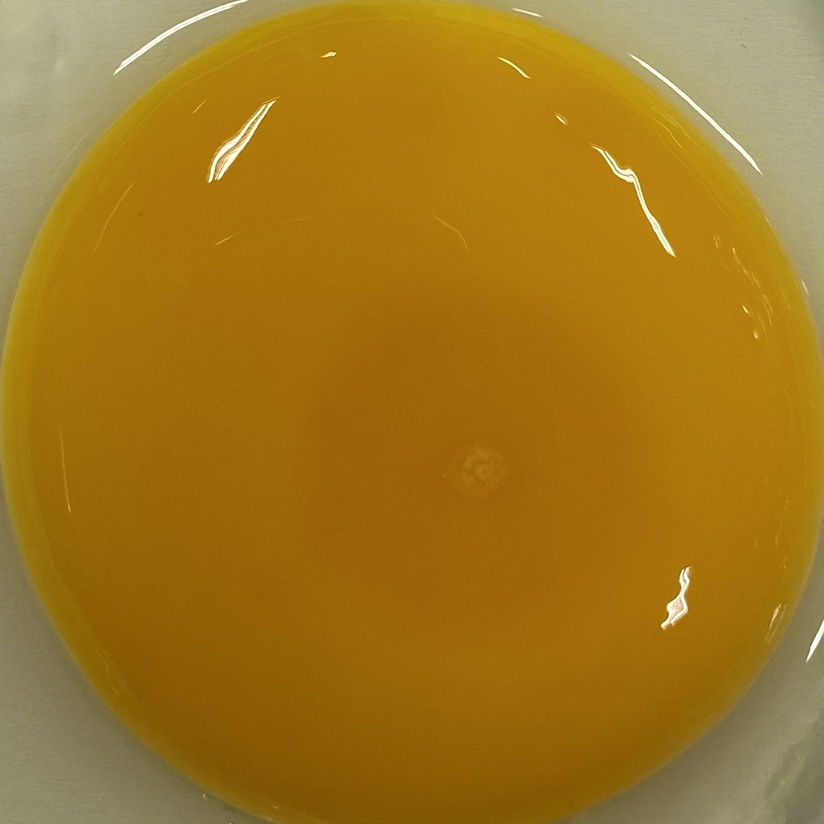
#> input picture model_dev/data/auto_cropped_dataset/class10/IMG_1365.jpg, 824 x 824 px, shrunk from 1595 x 1595 before the run
$ python -i batch_auto_crop.py   (imports and definitions only)
#> lines starting #> are read from the running program, lines starting #| are printed output that depends on the picture; after the words box and inside, x2 and y2 are one past the last pixel; in counts of white or black regions, pixels touching at a corner belong together
"""
Batch Auto-Cropping Script
Automatically detects and crops egg yolks from raw images across all 12 classes (class4..class15)
using HSV Color-based Segmentation + Bounding Box Centroid Square Crop.
Also exports normalized YOLO format bounding box txt files for future deep learning research.
"""

import os
import numpy as np
from PIL import Image
from skimage.color import rgb2hsv


def detect_and_crop_yolk(image_path, padding_ratio=0.05):
    """
    Detects yolk in an image using HSV Color Segmentation and crops a square region around it.
    Returns: (cropped_pil_image, yolo_bbox_tuple)
    yolo_bbox_tuple: (x_center_norm, y_center_norm, w_norm, h_norm)

    HSV thresholds are synced with color_service.py (OpenCV equivalent):
      - Hue: 20°–56°  (OpenCV: 10–28 in 0–180 scale → ×2 = 20°–56°)
      - Saturation: ≥ 0.314  (OpenCV: 80/255)
      - Value: 0.314–0.980  (OpenCV: 80/255–250/255)
    """
#> called with padding_ratio = 0.05
    img = Image.open(image_path).convert('RGB')
#> img is the input picture: PIL image 824x824 RGB; mean R, G, B 161.1, 119, 30.3
    arr = np.array(img)
    h_img, w_img = arr.shape[:2]
#> h_img = 824; w_img = 824

    # Convert RGB to HSV (skimage: H in [0,360], S/V in [0,1])
    hsv = rgb2hsv(arr / 255.0)
#> hsv: shape (824, 824, 3) float64; mean of channels 0, 1, 2 0.117, 0.812, 0.632
    h, s, v = hsv[:, :, 0] * 360.0, hsv[:, :, 1], hsv[:, :, 2]
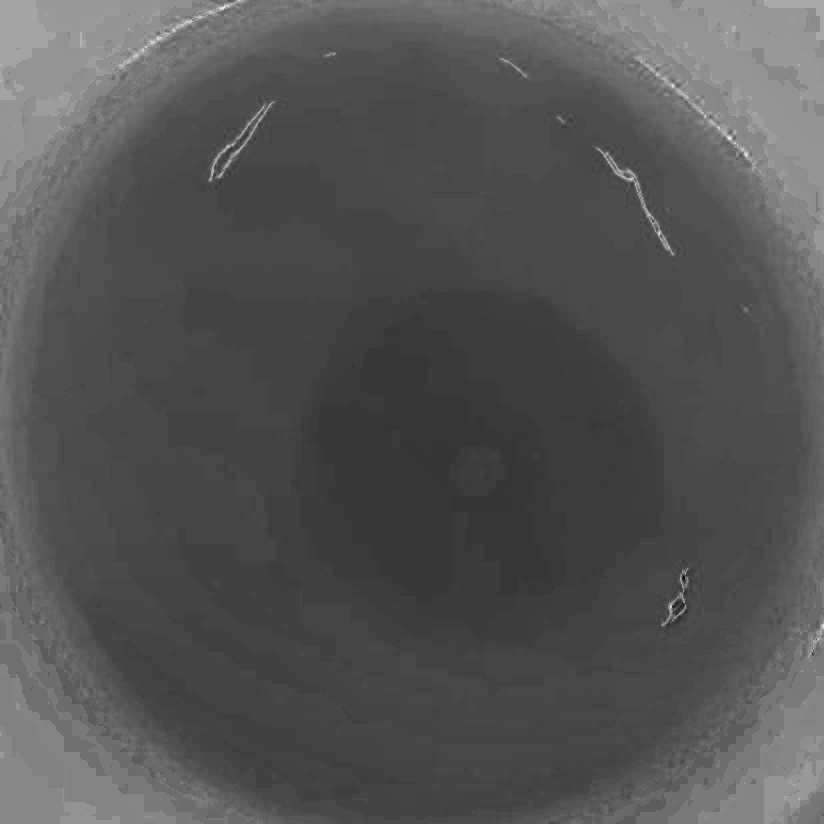
#> h: shape (824, 824) float64; min 26.25, max 74.12, mean 42; drawn with min black and max white
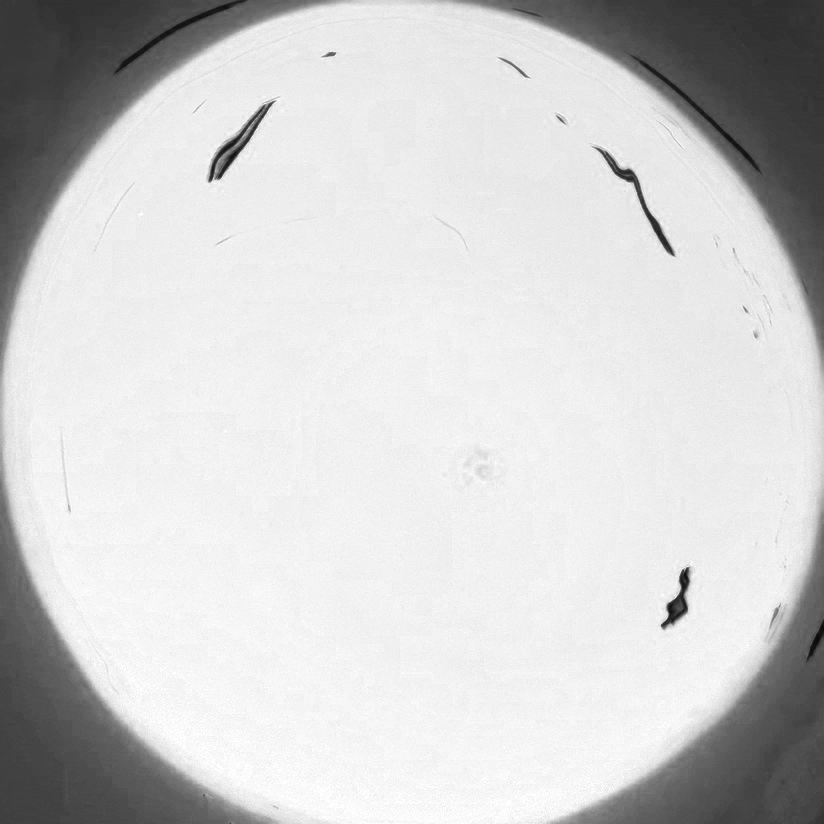
#> s: shape (824, 824) float64; min 0.032, max 1, mean 0.812
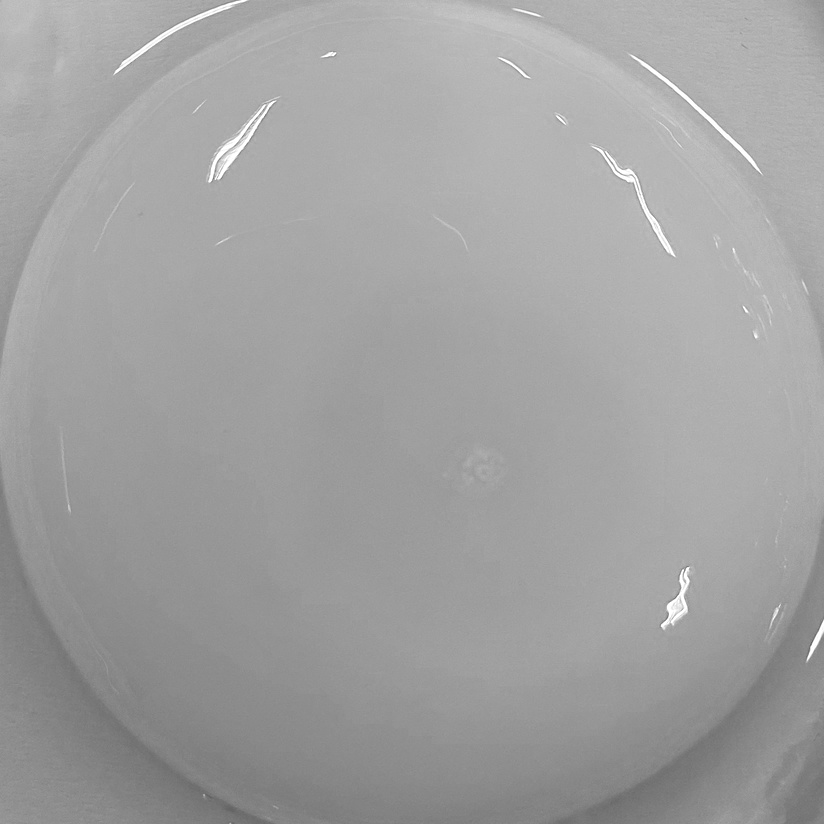
#> v: shape (824, 824) float64; min 0.373, max 1, mean 0.632

    # --- M-15 FIX: HSV thresholds synced with color_service.py (OpenCV) ---
    # OpenCV lower=[10,80,80] upper=[28,255,250] in 0-180/0-255/0-255 scale
    # Converted to skimage scale (H: ×2, S/V: ÷255):
    #   Hue: 20°–56°  |  Sat: 80/255≈0.314–1.0  |  Val: 80/255≈0.314–250/255≈0.980
    mask = (
        (h >= 20.0) & (h <= 56.0) &
        (s >= 0.314) &
        (v >= 0.314) & (v <= 0.980)
    )
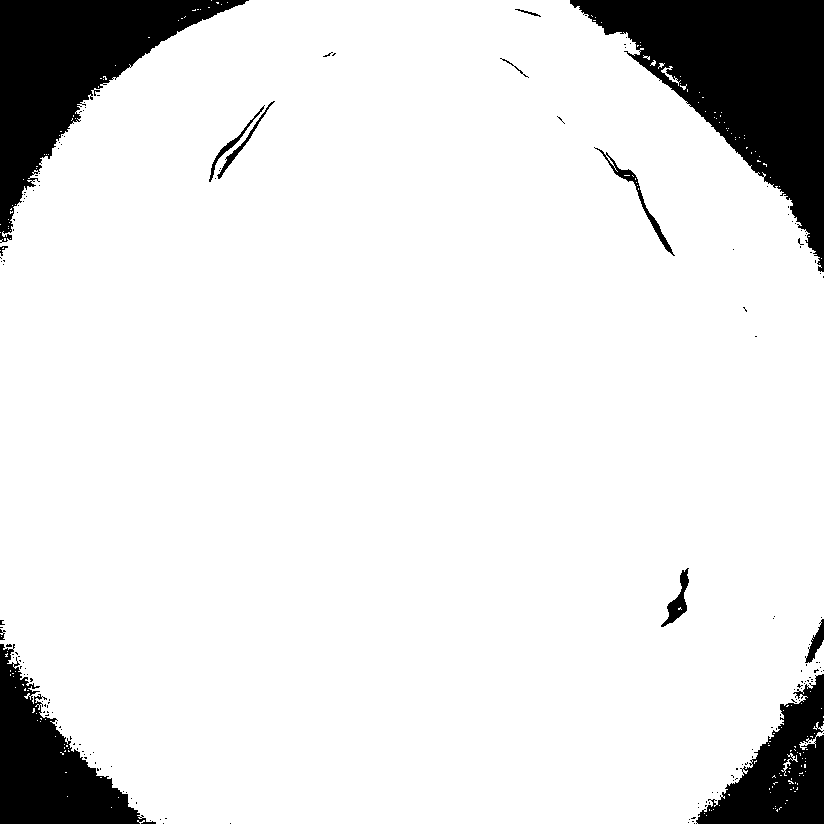
#> mask: shape (824, 824) bool; 88.9% white; 167 black regions (154 under 20 px)
    matched_count = np.sum(mask)
#> matched_count = 603903

    # If yolk pixels detected (> 1% of total image)
    if matched_count > (arr.shape[0] * arr.shape[1] * 0.01):
        # Isolate individual color blobs (Separates distractions from actual yolk)
        from skimage.measure import label, regionprops
        lbl = label(mask)
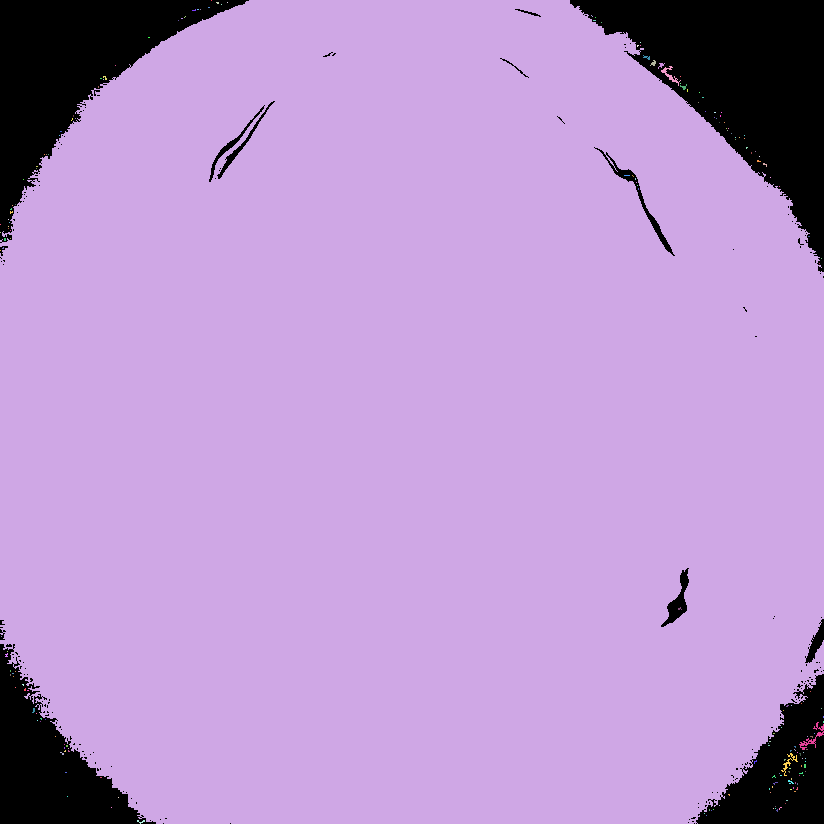
#> lbl: shape (824, 824) int32; 197 distinct labels, from 0 to 196; one colour per label, 0 black
        props = regionprops(lbl)
#> props = 196 regions; largest, box (x1, y1, x2, y2) and area: (0, 0, 824, 824) 603099, (799, 722, 824, 750) 148, (661, 66, 681, 86) 91, (781, 753, 798, 776) 81, (650, 60, 656, 66) 20

        if props:
            # Select the LARGEST blob (egg yolk is significantly larger than foreign objects)
            largest = max(props, key=lambda p: p.area)
            min_y, min_x, max_y, max_x = largest.bbox
#> min_y = 0; min_x = 0; max_y = 824; max_x = 824
            cy, cx = int(largest.centroid[0]), int(largest.centroid[1])
#> cy = 427; cx = 408

            bbox_w = max_x - min_x
#> bbox_w = 824
            bbox_h = max_y - min_y
#> bbox_h = 824

            # Normalized YOLO Bounding Box for the original image
            yolo_xc = (min_x + max_x) / 2.0 / w_img
#> yolo_xc = 0.5
            yolo_yc = (min_y + max_y) / 2.0 / h_img
#> yolo_yc = 0.5
            yolo_w = bbox_w / w_img
#> yolo_w = 1
            yolo_h = bbox_h / h_img
#> yolo_h = 1

            # Make square crop with padding, centered on the yolk centroid
            box_size = int(max(bbox_w, bbox_h) * (1.0 + padding_ratio))
#> box_size = 865
            half = box_size // 2
#> half = 432

            # --- M-14 FIX: Re-center crop after clamping to image bounds ---
            # Instead of shifting x1/y1 and losing center alignment,
            # clamp the center and derive x1/y1 from the clamped center.
            cx_clamped = int(np.clip(cx, half, w_img - half))
#> cx_clamped = 392
            cy_clamped = int(np.clip(cy, half, h_img - half))
#> cy_clamped = 392

            x1 = cx_clamped - half
#> x1 = -40
            y1 = cy_clamped - half
#> y1 = -40
            x2 = x1 + box_size
#> x2 = 825
            y2 = y1 + box_size
#> y2 = 825

            # Final safety clamp (handles edge case where box_size > image dimension)
            x1 = max(0, x1)
#> x1 = 0
            y1 = max(0, y1)
#> y1 = 0
            x2 = min(w_img, x2)
#> x2 = 824
            y2 = min(h_img, y2)
#> y2 = 824

            actual_size = min(x2 - x1, y2 - y1)
#> actual_size = 824
            cropped_img = img.crop((x1, y1, x1 + actual_size, y1 + actual_size))

            return cropped_img, (yolo_xc, yolo_yc, yolo_w, yolo_h)

        else:
            # --- C-3 FIX: regionprops is empty despite mask pixels > 1% ---
            # Fall back to center square crop instead of returning None
            # (returning None would crash the caller's tuple-unpack on line 107)
            print(f"    [WARN] regionprops empty for {image_path}, using center crop fallback.")
            min_dim = min(w_img, h_img)
            x1 = (w_img - min_dim) // 2
            y1 = (h_img - min_dim) // 2
            cropped_img = img.crop((x1, y1, x1 + min_dim, y1 + min_dim))
            return cropped_img, (0.5, 0.5, min_dim / w_img, min_dim / h_img)

    else:
        # Fallback to center square crop if color mask fails
        min_dim = min(w_img, h_img)
        x1 = (w_img - min_dim) // 2
        y1 = (h_img - min_dim) // 2
        cropped_img = img.crop((x1, y1, x1 + min_dim, y1 + min_dim))
        return cropped_img, (0.5, 0.5, min_dim / w_img, min_dim / h_img)


# [46 lines left out: function run_batch_auto_crop, not called in this run]


# [2 lines not run here, left out]

>>> result = detect_and_crop_yolk('data/auto_cropped_dataset/class10/IMG_1365.jpg')

$ run again, on model_dev/data/auto_cropped_dataset/class12/10.jpg
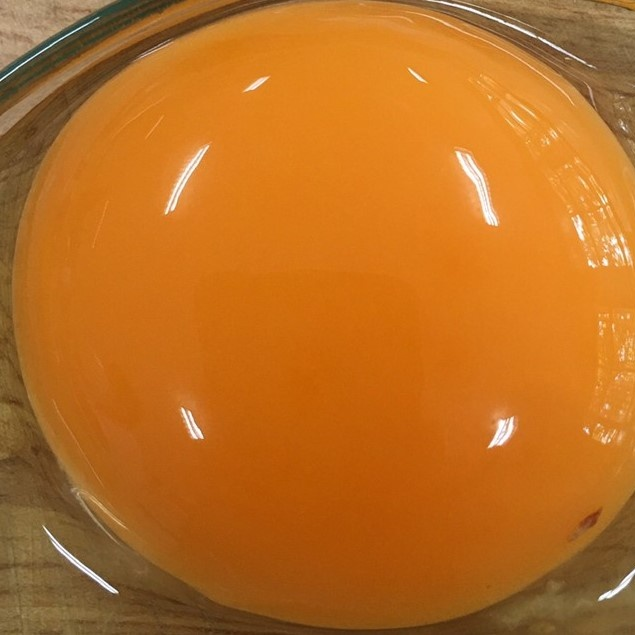
#> input picture model_dev/data/auto_cropped_dataset/class12/10.jpg, 635 x 635 px
#> in detect_and_crop_yolk, img is the input picture: PIL image 635x635 RGB; mean R, G, B 186.9, 109.9, 33.3
#> hsv: shape (635, 635, 3) float64; mean of channels 0, 1, 2 0.0859, 0.807, 0.733
#> in detect_and_crop_yolk, `mask = ( (h >= 20.0) & (h <= 56.0) & (s >= 0.314) & (v >= 0.314) & (v ..`:
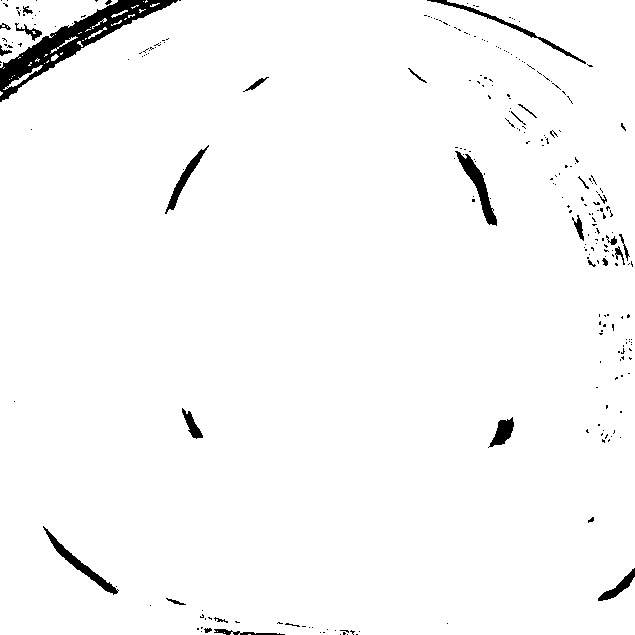
#> mask: shape (635, 635) bool; 97.6% white; 271 black regions (239 under 20 px)
#> matched_count = 393409
#> in detect_and_crop_yolk, `lbl = label(mask)`:
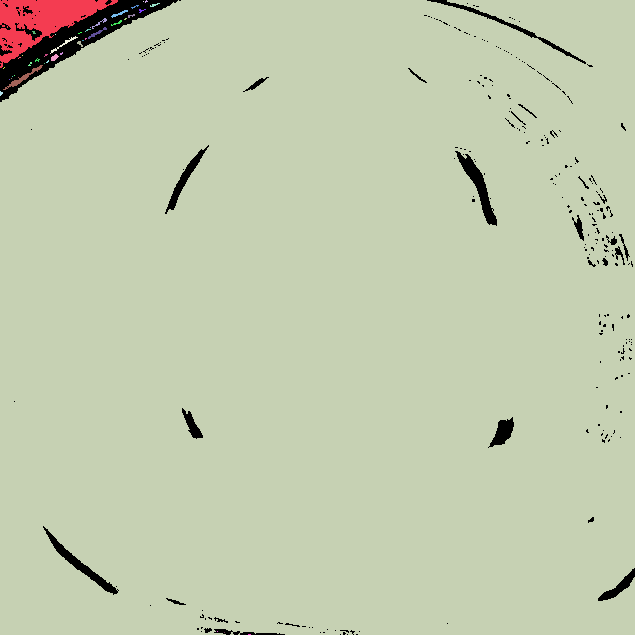
#> lbl: shape (635, 635) int32; 42 distinct labels, from 0 to 41; one colour per label, 0 black
#> props = 41 regions; largest, box (x1, y1, x2, y2) and area: (0, 0, 635, 635) 389430, (0, 0, 118, 68) 3404, (3, 65, 43, 90) 158, (50, 36, 78, 54) 66, (88, 27, 107, 39) 51
#> min_y = 0; max_y = 635
#> cy = 323; cx = 321
#> bbox_w = 635
#> yolo_xc = 0.5
#> yolo_w = 1
#> box_size = 666
#> half = 333
#> cx_clamped = 302
#> in detect_and_crop_yolk, `x1 = cx_clamped - half`: x1 = -31
#> x2 = 635
#> in detect_and_crop_yolk, `x1 = max(0, x1)`: x1 = 0
#> actual_size = 635
